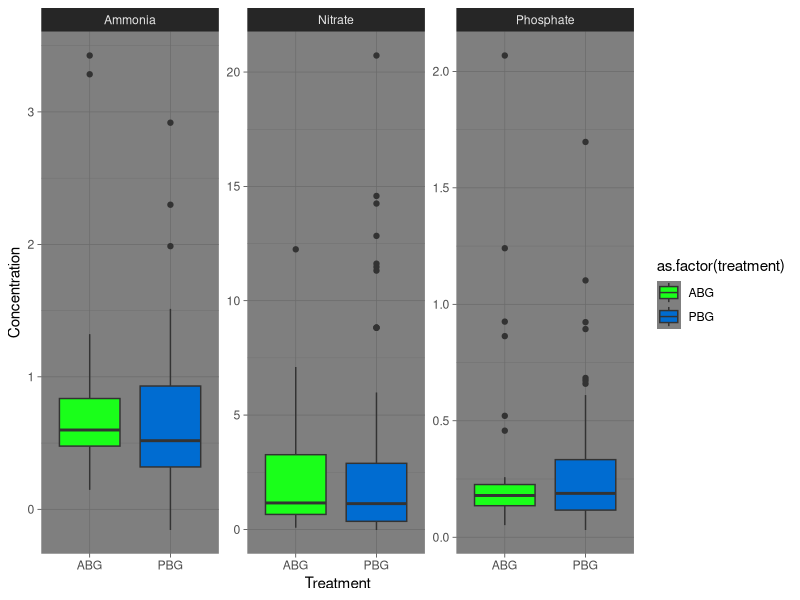
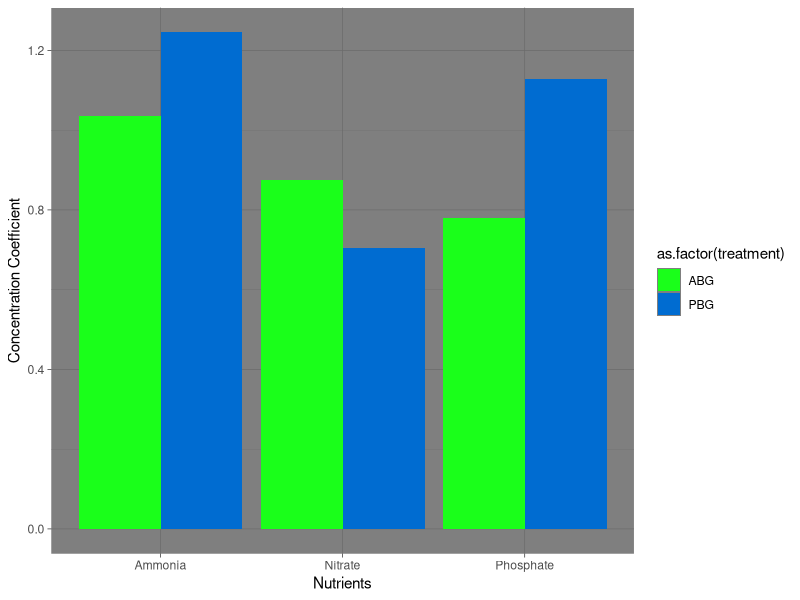

Here is the R script that generated these plots, in order:
## ---- chunk 1
knitr::opts_knit$set(root.dir = '~/UNCG_DataWrangling')
## ---- chunk 2
library(tidyverse)
theme_set(theme_dark())
## ---- chunk 3
PBG_N <- read.csv('PBG_N_compiled_raw_2021.csv')
PBG_P <- read.csv('PBG_P_compiled_raw_2021.csv')
PBG_trts <- read.csv('PBG_trts.csv')
## ---- chunk 4
PBG_Combine <-rbind(PBG_N,PBG_P)%>%
  filter(grepl("U", sample))
## ---- chunk 5
PBG_Filter<- PBG_Combine %>% 
  group_by(Sample) %>% 
  filter(dilution == max(dilution, na.rm = TRUE)) %>% 
  separate(col = Sample, into = c('watershed', 'transect', 'plot', 'element'), sep = '-')%>%
  select(-element)%>%
  ungroup()

## ---- chunk 6
PBG_Merge <- merge(PBG_Filter,PBG_trts, by=c("watershed","transect","plot"),all.x=T)%>%
  mutate(test = ifelse(test=="HCl PO4_1",
    "Phosphate",ifelse(test=="KCL NO3_NO2 2", "Nitrate", "Ammonia")))
## ---- chunk 7
ggplot(PBG_Merge, aes(x=as.factor(treatment),y=as.numeric(concentration), fill=as.factor(treatment)))+
  geom_boxplot()+
 facet_wrap(facets=~test,scales="free_y")+
  xlab("Treatment")+
  ylab("Concentration")+
  scale_fill_manual(values=c("#1AFF1A","#006CD1"))
 

## ---- chunk 8
PBG_Variation <- PBG_Merge %>%
  group_by(treatment,test) %>%
  summarise(conc_mean=mean(as.numeric(concentration)),conc_sd=sd(concentration))%>%
  mutate(conc_coeff=conc_mean/conc_sd)
## ---- chunk 9

ggplot(PBG_Variation, aes(x=test,y=as.numeric(conc_coeff), fill=as.factor(treatment)))+
  geom_bar(stat="identity", position="dodge", )+
  xlab("Nutrients")+
  ylab("Concentration Coefficient")+
  scale_fill_manual(values=c("#1AFF1A","#006CD1"))
